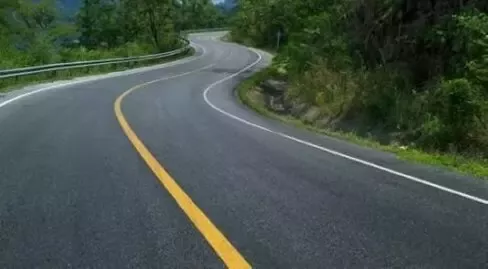
#> input picture line_detection.jpg, 488 x 269 px
$ python line_det.py
#> lines starting #> are read from the running program, lines starting #| are printed output that depends on the picture; after the words box and inside, x2 and y2 are one past the last pixel; in counts of white or black regions, pixels touching at a corner belong together
import cv2
import numpy as np
import matplotlib.pyplot as plt

img = cv2.imread("line_detection.jpg")
#> img is the input picture: shape (269, 488, 3); mean B, G, R 72.8, 81, 69.4
gray = cv2.cvtColor(img, cv2.COLOR_BGR2GRAY)
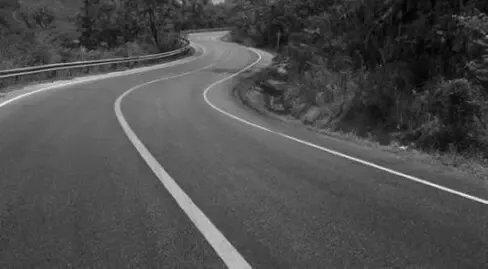
#> gray: shape (269, 488); min 1, max 243, mean 76.6
hsv = cv2.cvtColor(img, cv2.COLOR_BGR2HSV)
#> hsv: shape (269, 488, 3); mean H, S, V 78.8, 76.9, 85.7

lower_yellow = np.array([20, 100, 100])
higher_yellow = np.array([30, 255, 255])

mask_yellow = cv2.inRange(hsv, lower_yellow, higher_yellow)
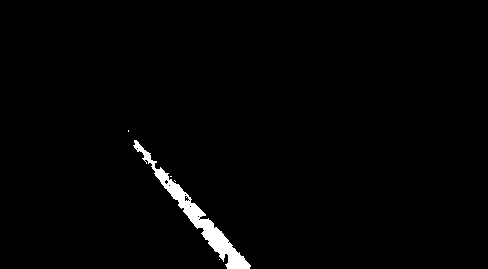
#> mask_yellow: shape (269, 488); 1.5% white; 5 white regions (4 under 20 px), largest, box (x1, y1, x2, y2) and area: (133, 140, 251, 269) 1985

mask_white = cv2.inRange(gray, 168, 255)
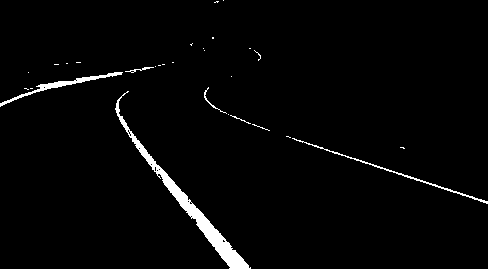
#> mask_white: shape (269, 488); 2.3% white; 29 white regions (22 under 20 px), largest, box (x1, y1, x2, y2) and area: (115, 91, 251, 269) 1934, (0, 72, 123, 107) 487, (292, 138, 488, 204) 374
mask_final = cv2.bitwise_or(mask_white, mask_yellow)
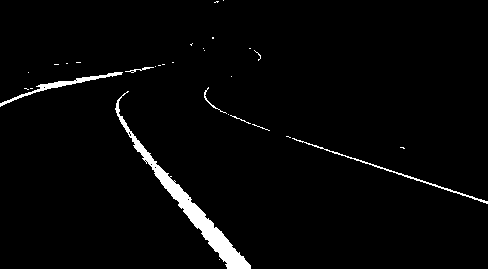
#> mask_final: shape (269, 488); 2.6% white; 30 white regions (23 under 20 px), largest, box (x1, y1, x2, y2) and area: (115, 91, 251, 269) 2341, (0, 72, 123, 107) 487, (292, 138, 488, 204) 374
masked_image = cv2.bitwise_and(gray, mask_final)
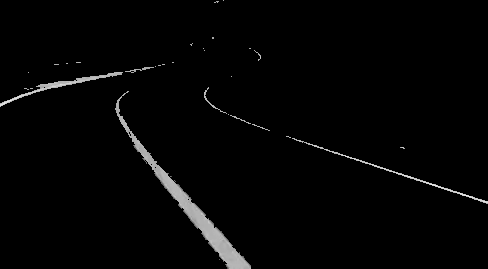
#> masked_image: shape (269, 488); min 0, max 243, mean 4.6

kernel = np.ones((3,3), np.uint8)
dilate = cv2.dilate(masked_image, kernel, iterations = 1)
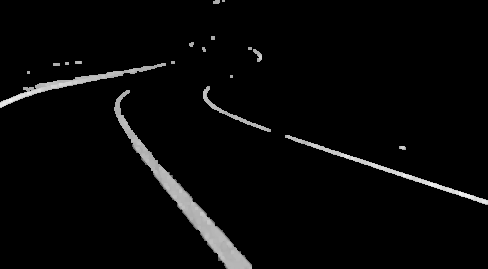
#> dilate: shape (269, 488); min 0, max 243, mean 7.7
erosion = cv2.erode(dilate, kernel, iterations = 1)

edges = cv2.Canny(erosion, 100,200)
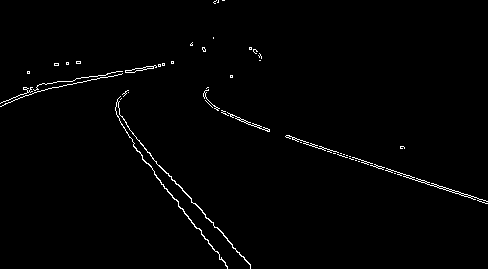
#> edges: shape (269, 488); 1.2% white in thin lines or dots


cv2.imshow("Y&W Detect",masked_image)
cv2.imshow("Dilated and Eroded",erosion)
cv2.imshow("Edge detection",edges)

cv2.waitKey(0)
cv2.destroyAllWindows()
